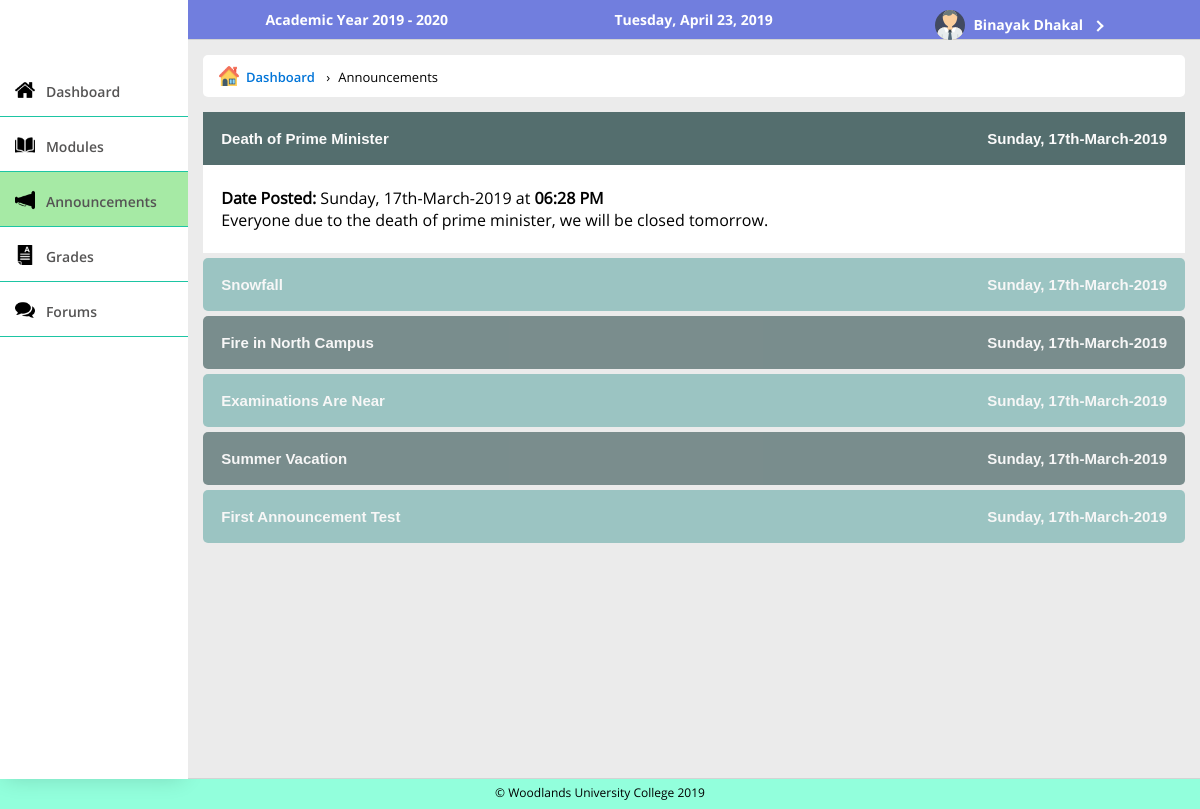
/public/StudentAnnouncements (signed in), run on the app's committed database.
### tables this page shows
CREATE TABLE `announcements` (
  `anid` int(11) NOT NULL,
  `antitle` varchar(200) NOT NULL,
  `andescription` text NOT NULL,
  `andate` datetime NOT NULL DEFAULT CURRENT_TIMESTAMP,
  `anstatus` enum('Y','N') NOT NULL
);

### app/functions/functions.php (called while the page is built, shortened)
<?php
function loadTemplate($fileName, $templateVars) {
  extract($templateVars);
  require $fileName;
  $contents = ob_get_clean();
  return $contents;
}
?>

### app/controllers/StudentAnnouncements.php (called while the page is built, shortened)
<?php
  class StudentAnnouncements extends Controller{
    public function index($var = ""){
      $announcementClass = new DatabaseTable('announcements');
      $announcements = $announcementClass->findLimitReverse('anid', 10);
      $selected = $announcementClass->find('anid', $var);
      $selected = $selected->fetch();
      $template = '../app/views/students/viewAnnouncements.php';
      $content = loadTemplate($template, ['announcements'=>$announcements, 'selected'=>$selected]);
      $selected='Announcements';
      require_once "../app/controllers/studentLoadView.php";
    }
  }
?>

### app/core/App.php (called while the page is built, shortened)
<?php
class App{
    protected $method = 'index';
    public function __construct(){
      $url = $this->parseUrl();
      if (file_exists('../app/controllers/' . $url[0] . '.php')) {
          unset($url[0]);
      }
      $this->controller = new $this->controller;
      $this->param = $url ? array_values($url) : [];
      call_user_func_array([$this->controller,$this->method],$this->param);
    }
    public function parseUrl(){
      if (isset($_GET['url'])) {
          return $url = explode('/', filter_var(rtrim($_GET['url'], '/'), FILTER_SANITIZE_URL));
      }
    }
}

### public/index.php (called while the page is built, shortened)
<?php
  require_once '../app/pdoconnect/pdoconnect.php';
  require_once '../app/models/databasetable.php';
  require_once '../app/functions/functions.php';
  $app = new App;
?>

### app/models/databasetable.php (called while the page is built, shortened)
<?php
class DatabaseTable{
	public $table;
	function __construct($table){
		$this->table = $table;
	}
	function find($field, $value) {
	    global $pdo;
	    $stmt = $pdo->prepare('SELECT * FROM '.$this->table.' WHERE '.$field.'=:value');
	    $criteria = [
	            'value' => $value
	    ];
	    $stmt->execute($criteria);
	    return $stmt;
	}
	function findLimitReverse($field, $limit) {
	    global $pdo;
	    $stmt = $pdo->prepare('SELECT * FROM ' . $this->table . ' ORDER BY '.$field . ' DESC
				LIMIT '.$limit);
	    $stmt->execute();
	    return $stmt;
	}
}

### app/controllers/studentLoadView.php (called while the page is built, shortened)
<?php
$template = '../app/views/students/studentNavigation.php';
$navigation = loadTemplate($template, ['selected'=>$selected]);
$template = '../app/templates/UserTemplate.php';
$contents = [
  'title'=>$title,
  'navigation'=>$navigation,
  'content'=>$content,
  'role'=>'Student'
];
$content = loadTemplate($template, $contents);
?>

### app/views/students/viewAnnouncements.php (the view, shortened to what this page needs)
<ul class="breadcrumb">
	<li><a href="/GroupProject/public/ModuleLeaderHome">
		<img src = "/GroupProject/public/resources/images/house.png">&nbsp; Dashboard</a>
	</li>
	<li>Announcements</li>
</ul>
<?php
$count = 0;
while($announcement = $announcements->fetch()){
	$count++;
	if($selected['anid']==$announcement['anid']){
		$flag = true;
	}
	else if($selected == "" && $count == 1){
		$flag = true;
	}
	else{
		$flag = false;
	}
	?>
	<button class="collapsible <?php if($flag) echo 'active';?>" <?php if($count%2==0) echo 'style = "background: #67aba7;"'?>>
		<?php echo '<b>'.$announcement['antitle'].'</b>';?>
		<b class = "announcementDate" style = "float: right;"><?php echo date("l\, jS-F-Y", strtotime($announcement['andate']));?></b>
	</button>
	<div class="collapsedcontent" <?php if($flag) echo 'style = "max-height: 1000px;""';?>>
		<p><br>
			<b>Date Posted: </b><?php echo date("l\, jS-F-Y", strtotime($announcement['andate']));?>  at
			<b><?php echo date("h:i A", strtotime($announcement['andate']));?></b>
			<?php
			echo '<br>'.$announcement['andescription'].'<br><br>';
			?>
		</p>
	</div>
	<?php
}
?>

### app/views/students/studentNavigation.php
<li>
	<a href = "/GroupProject/public/StudentHome">
		<div style="width: 100%; height: 100%;" <?php if($selected=="Dashboard") echo 'class = "dashboard"';?>>
			<img src = "/GroupProject/public/resources/images/dashboardicon.png">
			<span class = "navText">&nbsp; Dashboard</span>
		</div>
	</a>
</li>
<li>
	<a href = "/GroupProject/public/StudentModules">
		<div style="width: 100%; height: 100%;" <?php if($selected=="Modules") echo 'class = "selected"';?>>
			<img src = "/GroupProject/public/resources/images/module.png">
			<span class = "navText">&nbsp; Modules</span>
		</div>
	</a>
</li>
<li>
	<a href = "/GroupProject/public/StudentAnnouncements">
		<div style="width: 100%; height: 100%;" <?php if($selected=="Announcements") echo 'class = "selected"';?>>
			<img src = "/GroupProject/public/resources/images/addannouncement.png">
			<span class = "navText">&nbsp; Announcements</span>
		</div>
	</a>
</li>
<li>
	<a href = "/GroupProject/public/StudentGrades">
		<div style="width: 100%; height: 100%;" <?php if($selected=="Grades") echo 'class = "selected"';?>>
			<img src = "/GroupProject/public/resources/images/gradeicon.png">
			<span class = "navText">&nbsp; Grades</span>
		</div>
	</a>
</li>
<li>
	<a href = "/GroupProject/public/StudentForums">
		<div style="width: 100%; height: 100%;" <?php if($selected=="Forums") echo 'class = "selected"';?>>
			<img src = "/GroupProject/public/resources/images/forumicon.png">
			<span class = "navText">&nbsp; Forums</span>
		</div>
	</a>
</li>

### app/templates/UserTemplate.php (shortened to what this page needs)
<!DOCTYPE html>
<html>
<head>
	<link rel="stylesheet" href="/GroupProject/public/css/userStyle.css"/>
		<link rel="stylesheet" href="https://cdnjs.cloudflare.com/ajax/libs/font-awesome/4.7.0/css/font-awesome.css">
</head>
<body>
	<main>
	  <nav>
			<div class="logosection">
			</div>
			<ul>
	    <?php echo $navigation;?>
		</ul>
	  </nav>
		<section>
			<header>
				<div id = "headerLeft">
					<h4 style=" color: white; width: 70%; margin: auto;">
						Academic Year <?php echo date("Y").' - '.(date("Y")+1);?>
					</h4>
				</div>
				<div id = "headerMiddle">
					<h3 style="text-align: center;"><?php echo date("l, F j, Y"); ?></h3>
				</div>
				<div id = "headerRight">
						<div id = "dropdown">
							<h5>
								<img src = "/GroupProject/public/resources/images/avatar.svg" alt = "">
								<?php if(isset($_SESSION['loggedin'])) echo $_SESSION['loggedin']['fname'].' '.$_SESSION['loggedin']['lname']; ?> &nbsp;
								<i id = "arrow" class="downArrow rightArrow"></i>
							</h5>
				</div>
			</header>
			<div class = "contentArea">
		    <?php echo $content;?>
			</div>
		</section>
	</main>
	<footer>
		&copy; Woodlands University College <?php echo date("Y");?>
	</footer>
</body>
</html>

### app/views/index.php
<?php
  echo $contents;
?>

### public/css/userStyle.css (style rules this page uses)
p { font-family: opensansregular; }
h3 { font-family: opensansbold }
h4 { font-family: opensansbold }
h5 { font-family: opensansbold }
a { color: white; text-decoration: none;font-family: opensanssemibold; }
* { margin: 0; padding: 0; }
body { overflow-x: hidden; font-family: opensansregular; }
main { display: flex; flex-direction: row; width: 100%; min-height: 97vh; }
nav { width: 16%; background: #fff; color: #000; box-shadow: 0 4px 21px -5px rgba(0,0,0,0.16); }
nav ul { list-style: none; margin-top: 3px; font-size: calc(0.9vw + 7px); }
nav ul li { background: #fff; transition: background .2s, padding-left .3s; border-bottom: 1px solid #1DC5A3; }
nav ul li div { padding: 15px; }
nav ul li div img { transform: translateY(3px); width: 20px; filter:brightness(0) grayscale(200%); }
nav ul li:nth-child(odd) { background: #fff; }
.navText { transition: .3s; }
nav .selected { background: #a6eaa5; }
nav ul li a { color: rgb(85, 84, 84); text-decoration: none; font-size: 14px; }
section { border-bottom: 1px solid lightgray; width: 86%; }
.logosection { width: 100%; margin:20px 45px; }
header { display: flex; flex-direction: row; width: 100%; border-bottom: 1px solid lightgray; background: #717ede; }
#headerLeft { padding: 1%; width: 31.3%; background: #717ede; color: black; text-align: center; }
#headerLeft h4 { font-size: 14px; }
#headerMiddle { padding: 1%; width: 31.3%; background: #717ede; color: black; text-align: right; }
#headerMiddle h3 { font-size: 14px; color:#fff; }
#headerRight { width: 31.4%; background: #717ede; color: black; text-align: center; user-select: none; }
.downArrow { border: solid #fff; border-width: 0 2px 2px 0; display: inline-block; padding: 3px; transition: transform .2s; transform: rotate(45deg) translateY(-3px); -webkit-transform: rotate(45deg) translateY(-3px); }
.rightArrow { transform: rotate(-45deg); -webkit-transform: rotate(-45deg); }
#dropdown { display: inline-block; position: relative; height: 100%; padding-left: 10px; padding-right: 15px; transition: background .1s; }
#dropdown h5 { font-size: 14px; color:#fff; }
#headerRight img { width: 30px; margin-top: 10px; margin-bottom: -10px; margin-right: 5px; }
.contentArea { background: rgb(235, 235, 235); padding: 15px; min-height: 88.5vh; }
footer { text-align: center; height: 25px; padding-top:5px; background: #92ffdc; color: #000; width: 100%; font-family: opensansregular; font-size: 12px; }
ul.breadcrumb { padding: 10px 16px; list-style: none; background-color: #fff; margin: 15px; border-radius: 5px; margin-left: 0px; margin-top: 0px; width: calc(100% - 32px); }
ul.breadcrumb li { display: inline; font-size: 13px; }
ul.breadcrumb li img { width: 20px; margin-bottom: -4px; }
ul.breadcrumb li+li:before { padding: 8px; color: black; content: "\203A"; }
ul.breadcrumb li a { color: #0275d8; text-decoration: none; }
.collapsible { background-color: white; color: white; cursor: pointer; user-select: none; padding: 18px; width: 100%; border: none; text-align: left; outline: none; font-size: 15px; opacity: 0.6; border-radius: 5px; transition: 0.1s ease-out; background: darkslategray; }
.active, .collapsible:hover { opacity: 0.8; border-radius: 0px; border-top-left-radius: : 5px; border-top-right-radius: : 5px; }
.collapsedcontent { padding: 0 18px; max-height: 0; margin-bottom: 5px; overflow: hidden; background-color: white; transition: max-height 0.1s ease-out; }

### data on the page
announcements: antitle "Death of Prime Minister", andate "Sunday, 17th-March-2019", andate "06:28 PM", andescription "Everyone due to the death of prime minister, we will be closed tomorrow."
announcements: antitle "Snowfall", andate "Sunday, 17th-March-2019"
announcements: antitle "Fire in North Campus", andate "Sunday, 17th-March-2019"
announcements: antitle "Examinations Are Near", andate "Sunday, 17th-March-2019"
announcements: antitle "Summer Vacation", andate "Sunday, 17th-March-2019"
announcements: antitle "First Announcement Test", andate "Sunday, 17th-March-2019"

### other printed values
$_SESSION['loggedin']['fname'] "Binayak"
$_SESSION['loggedin']['lname'] "Dhakal"
